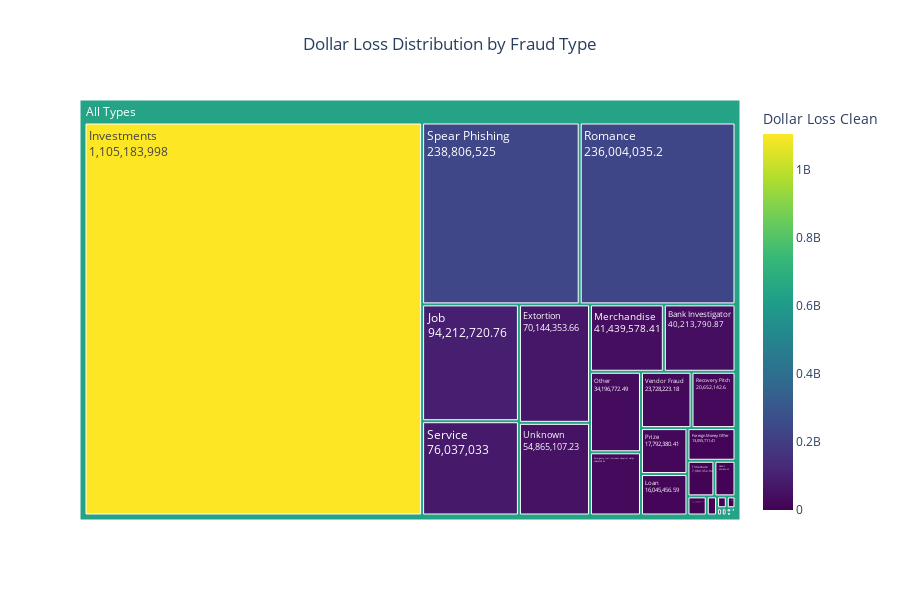

This figure's notebook cell:
### Code cell
# 2. Dollar loss per fraud type (Treemap)
fraud_loss = df.groupby('Fraud and Cybercrime Thematic Categories').agg({
    'Dollar Loss Clean': 'sum',
    'Numro d\'identification / Number ID': 'count'  # Count of cases
}).reset_index()

# Calculate percentage of total loss
total_loss = fraud_loss['Dollar Loss Clean'].sum()
fraud_loss['Percentage'] = (fraud_loss['Dollar Loss Clean'] / total_loss * 100).round(2)

# Create labels with category, loss amount and case count
fraud_loss['Label'] = fraud_loss.apply(
    lambda x: f"{x['Fraud and Cybercrime Thematic Categories']}<br>"
             f"${x['Dollar Loss Clean']:,.0f}<br>"
             f"({x['Percentage']}%)<br>"
             f"{x['Numro d\'identification / Number ID']:,} cases",
    axis=1
)

fig2 = px.treemap(
    fraud_loss,
    path=[px.Constant('All Types'), 'Fraud and Cybercrime Thematic Categories'],
    values='Dollar Loss Clean',
    custom_data=['Label'],
    title='Dollar Loss Distribution by Fraud Type',
    template='plotly_white',
    color='Dollar Loss Clean',
    color_continuous_scale='Viridis'
)

fig2.update_traces(
    hovertemplate='%{customdata[0]}<extra></extra>',
    textinfo='label+value'
)

fig2.update_layout(
    title={
        'text': 'Dollar Loss Distribution by Fraud Type',
        'x': 0.5,
        'xanchor': 'center'
    },
    height=600
)

fig2.show()

### Figure 1 — Plotly figure (JSON) as saved in the notebook; plotly's stock layout.template omitted (floating-point values rounded to 4 significant figures)
{"data": [{"branchvalues": "total", "customdata": [["Bank Investigator<br>$40,213,791<br>(1.89%)<br>13,214 cases", 40210000.0], ["Charity / Donation<br>$282,453<br>(0.01%)<br>420 cases", 282500.0], ["Collection Agency<br>$129,040<br>(0.01%)<br>1,352 cases", 129000.0], ["Counterfeit Merchandise<br>$3,072,589<br>(0.14%)<br>13,128 cases", 3073000.0], ["Credit Card<br>$106,757<br>(0.01%)<br>60 cases", 106800.0], ["Directory<br>$49,038<br>(0.0%)<br>50 cases", 49040.0], ["Emergency (Jail, Accident, Hospital, Help)<br>$26,844,738<br>(1.26%)<br>7,422 cases", 26840000.0], ["Extortion<br>$70,144,354<br>(3.29%)<br>30,228 cases", 70140000.0], ["False Billing<br>$1,648,918<br>(0.08%)<br>1,904 cases", 1649000.0], ["Foreign Money Offer<br>$13,055,711<br>(0.61%)<br>1,276 cases", 13060000.0], ["Fraudulent Cheque<br>$7,938<br>(0.0%)<br>4 cases", 7938], ["GRANT<br>$6,261,546<br>(0.29%)<br>1,713 cases", 6262000.0], ["Health<br>$8,283<br>(0.0%)<br>78 cases", 8283.0], ["Identity Fraud<br>$0<br>(0.0%)<br>72,417 cases", null], ["Incomplete<br>$164,242<br>(0.01%)<br>637 cases", 164200.0], ["Investments<br>$1,105,183,998<br>(51.86%)<br>16,709 cases", 1105000000.0], ["Job<br>$94,212,721<br>(4.42%)<br>12,127 cases", 94210000.0], ["Loan<br>$16,045,457<br>(0.75%)<br>1,706 cases", 16050000.0], ["Merchandise<br>$41,439,578<br>(1.94%)<br>16,225 cases", 41440000.0], ["Modem-Hijacking<br>$0<br>(0.0%)<br>2 cases", null], ["Office Supplies<br>$0<br>(0.0%)<br>10 cases", null], ["Other<br>$34,196,772<br>(1.6%)<br>9,286 cases", 34200000.0], ["Personal Info<br>$0<br>(0.0%)<br>25,944 cases", null], ["Phishing<br>$0<br>(0.0%)<br>27,458 cases", null], ["Prize<br>$17,792,380<br>(0.83%)<br>4,370 cases", 17790000.0], ["Psychics<br>$960,878<br>(0.05%)<br>136 cases", 960900.0], ["Pyramid<br>$862,209<br>(0.04%)<br>289 cases", 862209], ["Recovery Pitch<br>$20,652,143<br>(0.97%)<br>1,316 cases", 20650000.0], ["Romance<br>$236,004,035<br>(11.07%)<br>5,810 cases", 236000000.0], ["Service<br>$76,037,033<br>(3.57%)<br>23,897 cases", 76037033], ["Spear Phishing<br>$238,806,525<br>(11.21%)<br>5,645 cases", 238800000.0], ["Spoofing<br>$45<br>(0.0%)<br>206 cases", 45], ["Survey<br>$1,102<br>(0.0%)<br>112 cases", 1102.0], ["Telecom Fraud<br>$4,823<br>(0.0%)<br>86 cases", 4823.0], ["Timeshare<br>$7,989,353<br>(0.37%)<br>177 cases", 7989000.0], ["Unauthorized Charge<br>$72,001<br>(0.0%)<br>99 cases", 72000.0], ["Unknown<br>$54,865,107<br>(2.57%)<br>8,724 cases", 54870000.0], ["Vacation<br>$284,557<br>(0.01%)<br>131 cases", 284600.0], ["Vendor Fraud<br>$23,728,223<br>(1.11%)<br>9,608 cases", 23730000.0], ["(?)", 640000000.0]], "domain": {"x": [0, 1], "y": [0, 1]}, "hovertemplate": "%{customdata[0]}<extra></extra>", "ids": ["All Types/Bank Investigator", "All Types/Charity / Donation", "All Types/Collection Agency", "All Types/Counterfeit Merchandise", "All Types/Credit Card", "All Types/Directory", "All Types/Emergency (Jail, Accident, Hospital, Help)", "All Types/Extortion", "All Types/False Billing", "All Types/Foreign Money Offer", "All Types/Fraudulent Cheque", "All Types/GRANT", "All Types/Health", "All Types/Identity Fraud", "All Types/Incomplete", "All Types/Investments", "All Types/Job", "All Types/Loan", "All Types/Merchandise", "All Types/Modem-Hijacking", "All Types/Office Supplies", "All Types/Other", "All Types/Personal Info", "All Types/Phishing", "All Types/Prize", "All Types/Psychics", "All Types/Pyramid", "All Types/Recovery Pitch", "All Types/Romance", "All Types/Service", "All Types/Spear Phishing", "All Types/Spoofing", "All Types/Survey", "All Types/Telecom Fraud", "All Types/Timeshare", "All Types/Unauthorized Charge", "All Types/Unknown", "All Types/Vacation", "All Types/Vendor Fraud", "All Types"], "labels": ["Bank Investigator", "Charity / Donation", "Collection Agency", "Counterfeit Merchandise", "Credit Card", "Directory", "Emergency (Jail, Accident, Hospital, Help)", "Extortion", "False Billing", "Foreign Money Offer", "Fraudulent Cheque", "GRANT", "Health", "Identity Fraud", "Incomplete", "Investments", "Job", "Loan", "Merchandise", "Modem-Hijacking", "Office Supplies", "Other", "Personal Info", "Phishing", "Prize", "Psychics", "Pyramid", "Recovery Pitch", "Romance", "Service", "Spear Phishing", "Spoofing", "Survey", "Telecom Fraud", "Timeshare", "Unauthorized Charge", "Unknown", "Vacation", "Vendor Fraud", "All Types"], "marker": {"coloraxis": "coloraxis", "colors": [40210000.0, 282500.0, 129000.0, 3073000.0, 106800.0, 49040.0, 26840000.0, 70140000.0, 1649000.0, 13060000.0, 7938.0, 6262000.0, 8283.0, NaN, 164200.0, 1105000000.0, 94210000.0, 16050000.0, 41440000.0, NaN, NaN, 34200000.0, NaN, NaN, 17790000.0, 960900.0, 862200.0, 20650000.0, 236000000.0, 76040000.0, 238800000.0, 45.0, 1102.0, 4823.0, 7989000.0, 72000.0, 54870000.0, 284600.0, 23730000.0, 640000000.0]}, "name": "", "parents": ["All Types", "All Types", "All Types", "All Types", "All Types", "All Types", "All Types", "All Types", "All Types", "All Types", "All Types", "All Types", "All Types", "All Types", "All Types", "All Types", "All Types", "All Types", "All Types", "All Types", "All Types", "All Types", "All Types", "All Types", "All Types", "All Types", "All Types", "All Types", "All Types", "All Types", "All Types", "All Types", "All Types", "All Types", "All Types", "All Types", "All Types", "All Types", "All Types", ""], "textinfo": "label+value", "type": "treemap", "values": [40210000.0, 282500.0, 129000.0, 3073000.0, 106800.0, 49040.0, 26840000.0, 70140000.0, 1649000.0, 13060000.0, 7938.0, 6262000.0, 8283.0, 0.0, 164200.0, 1105000000.0, 94210000.0, 16050000.0, 41440000.0, 0.0, 0.0, 34200000.0, 0.0, 0.0, 17790000.0, 960900.0, 862200.0, 20650000.0, 236000000.0, 76040000.0, 238800000.0, 45.0, 1102.0, 4823.0, 7989000.0, 72000.0, 54870000.0, 284600.0, 23730000.0, 2131000000.0]}], "layout": {"coloraxis": {"colorbar": {"title": {"text": "Dollar Loss Clean"}}, "colorscale": [[0, "#440154"], [0.1111, "#482878"], [0.2222, "#3e4989"], [0.3333, "#31688e"], [0.4444, "#26828e"], [0.5556, "#1f9e89"], [0.6667, "#35b779"], [0.7778, "#6ece58"], [0.8889, "#b5de2b"], [1, "#fde725"]]}, "height": 600, "legend": {"tracegroupgap": 0}, "title": {"text": "Dollar Loss Distribution by Fraud Type", "x": 0.5, "xanchor": "center"}}}
